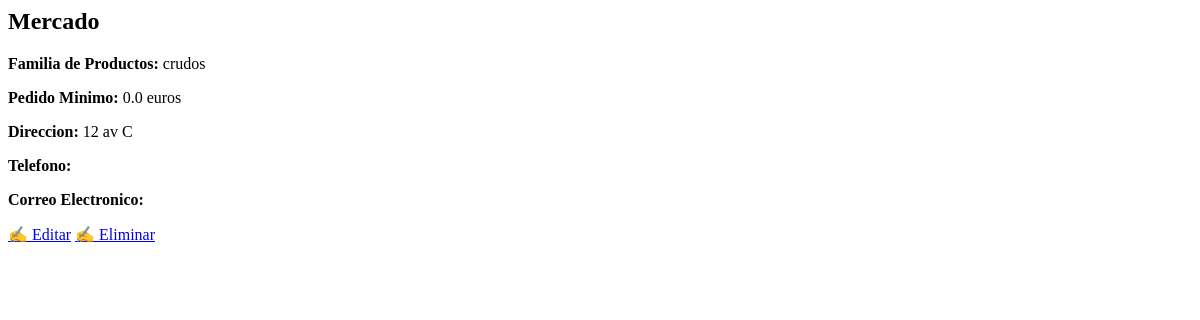
/proveedores/proveedor/1, run on an earlier commit of the app's database.
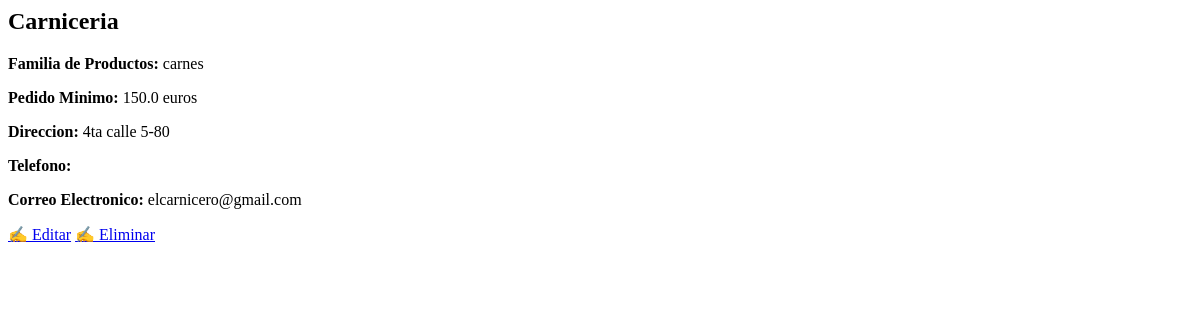
And on a later commit of the database.
### proveedores/models.py (models this page shows, shortened)
class Proveedor(models.Model):
    nombre = models.CharField(max_length=75)
    familia_productos = models.CharField(max_length=75)
    direccion = models.CharField(max_length=100, blank=True)
    pedido_minimo = models.FloatField(default=0.0)
    telefono_regex = RegexValidator(regex=r'^$|^\+?1?\d{9,15}$',
                                    message="Telefono debe introducirse en el formato: '+999999999'. "
                                            "Se aceptan hasta 15 dígitos.")
    telefono = models.CharField(validators=[telefono_regex], max_length=17, blank=True)
    email_validator = EmailValidator(message='Introducir un correo válido')
    correo_electronico = models.CharField(validators=[email_validator], max_length=254, blank=True)
    class Meta:
        verbose_name_plural = "Proveedores"

### proveedores/views.py (the view)
class ProveedorDetailView(DetailView):
    model = Proveedor

### proveedores/templates/proveedores/proveedor_detail.html
<article>
    <h2>{{ proveedor.nombre }}</h2>
    <div>
        <p><strong>Familia de Productos: </strong>{{ proveedor.familia_productos }}</p>
        <p><strong>Pedido Minimo: </strong>{{ proveedor.pedido_minimo }} euros</p>
        <p><strong>Direccion: </strong>{{ proveedor.direccion }}</p>
        <p><strong>Telefono: </strong>{{ proveedor.telefono }}</p>
        <p><strong>Correo Electronico: </strong>{{ proveedor.correo_electronico }}</p>
    </div>
    <p>
        <a href="{% url 'proveedor-update' proveedor.id %}">✍️ Editar</a>
        <a href="{% url 'proveedor-delete' proveedor.id %}">✍️ Eliminar</a>
    </p>
</article>

What changed in the data, as far as the page shows it:
changed Proveedor: nombre "Mercado" → "Carniceria"; familia_productos "crudos" → "carnes"; pedido_minimo "0.0" → "150.0"; direccion "12 av C" → "4ta calle 5-80"; correo_electronico (not shown) → "elcarnicero@gmail.com"
